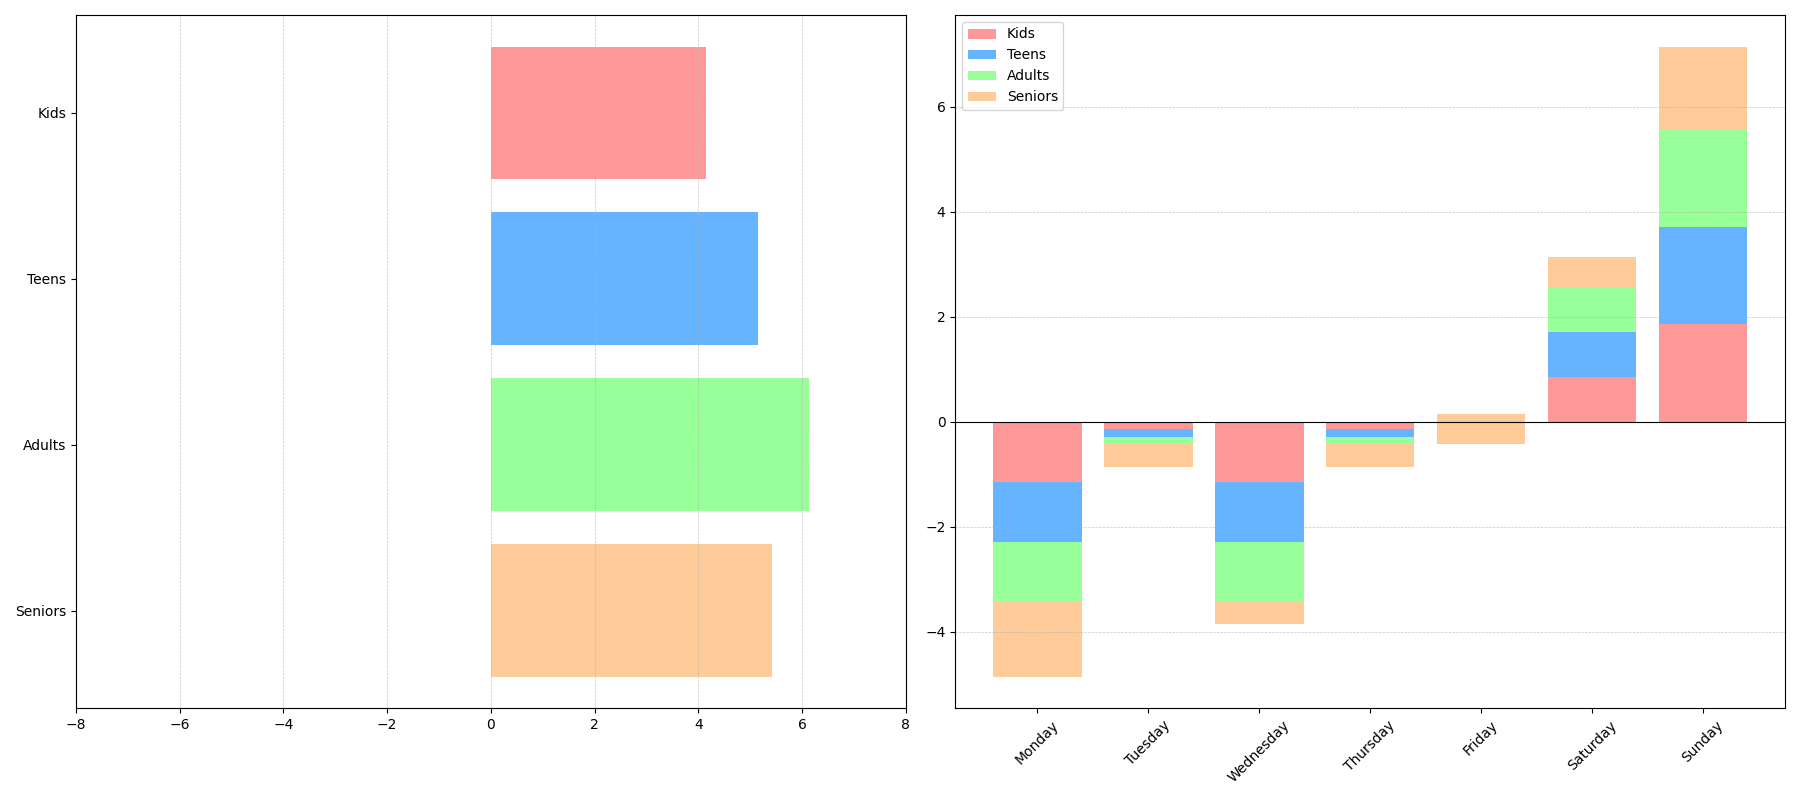

Python code for this plot:
import numpy as np
import matplotlib.pyplot as plt

days = ["Monday", "Tuesday", "Wednesday", "Thursday", "Friday", "Saturday", "Sunday"]

kids = [3, 4, 3, 4, 4, 5, 6]
teens = [4, 5, 4, 5, 5, 6, 7]
adults = [5, 6, 5, 6, 6, 7, 8]
seniors = [4, 5, 5, 5, 6, 6, 7]

data = np.array([kids, teens, adults, seniors])

fig, axs = plt.subplots(1, 2, figsize=(18, 8))

# Plot for weekly averages
axs[0].barh(range(len(data)), np.mean(data, axis=1), color=['#FF9999', '#66B3FF', '#99FF99', '#FFCC99'])
axs[0].set_xlim(-8, 8)
axs[0].set_yticks(range(len(data)))
axs[0].set_yticklabels(["Kids", "Teens", "Adults", "Seniors"])
axs[0].invert_yaxis()  # To have the same order as the data list
axs[0].grid(axis='x', linestyle='--', linewidth=0.5, alpha=0.7)

# Diverging bar chart for daily consumption
x = np.arange(len(days))
colors = ['#FF9999', '#66B3FF', '#99FF99', '#FFCC99']
bottom = np.zeros(len(days))

for i, category in enumerate(["Kids", "Teens", "Adults", "Seniors"]):
    dataset = data[i]
    axs[1].bar(x, dataset - np.mean(dataset), bottom=bottom, color=colors[i], label=category)
    bottom += (dataset - np.mean(dataset))

axs[1].set_xticks(x)
axs[1].set_xticklabels(days, rotation=45)
axs[1].axhline(0, color='black', linewidth=0.8)
axs[1].grid(axis='y', linestyle='--', linewidth=0.5, alpha=0.7)
axs[1].legend(loc='best')

plt.tight_layout()
plt.show()
